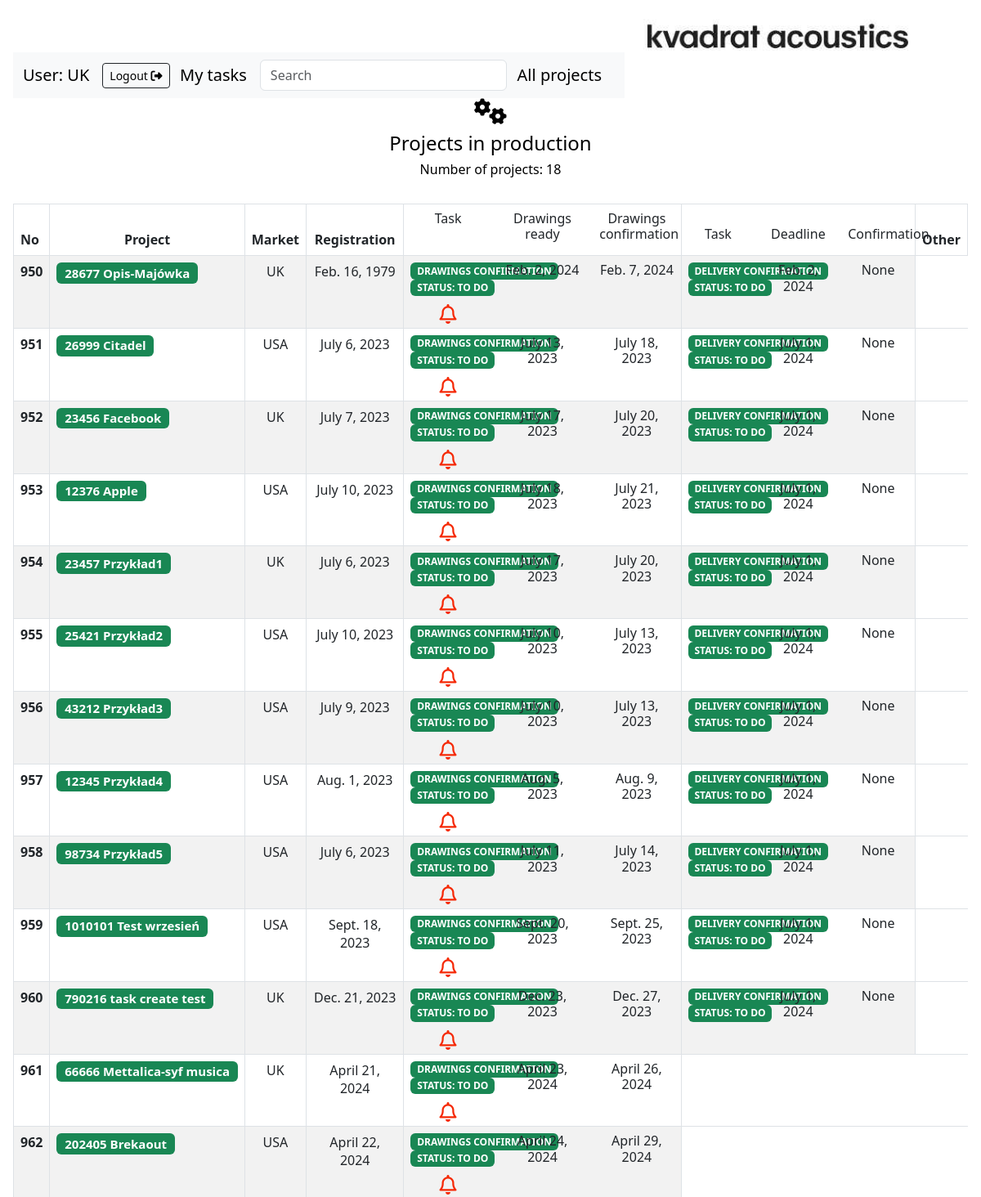
Page /projekty/wszystkie/ (signed in, upper part) on the committed database.
### komunikator/models.py (models this page shows, shortened)
class Projekt(models.Model):
    Numer_IC = models.IntegerField(blank=False, unique=True)
    Nazwa = models.CharField(default='', max_length=20)
    Rynek = models.CharField(default='', max_length=20)
    Opis = models.CharField(default='', max_length=40)
    Rejestracja = models.DateField(default=timezone.now)
    Data_rysunki = models.DateField(default=timezone.now)
    Data_części = models.DateField(default=timezone.now)
    def __str__(self):
        return str(self.Numer_IC) + '  ' + self.Nazwa

class Task(models.Model):
    TODO="TO DO"
    COMPLETED='COMPLETED'
    INPROGRESS='IN-PROGRESS'
    DRAWINGS_CONFIRMATION= 'DRAWINGS CONFIRMATION'
    DELIVERY_CONFIRMATION= 'DELIVERY CONFIRMATION'
    OTHER= 'OTHER'
    CATEGORY_CHOICES = [
        (DRAWINGS_CONFIRMATION, 'DRAWINGS CONFIRMATION'),
        (DELIVERY_CONFIRMATION, 'DELIVERY CONFIRMATION'),
        (OTHER, 'OTHER'),
    ]
    STATUS_CHOICES = [
        (TODO, 'TO DO'),
        (COMPLETED, 'COMPLETED'),
        (INPROGRESS, 'IN-PROGRESS'),
    ]
    category = models.CharField(max_length=50, choices=CATEGORY_CHOICES,null=True,blank=True)
    description = models.TextField(null=True,blank=True)
    projekt = models.ForeignKey(Projekt,null=True,blank=True, on_delete=models.CASCADE, related_name="tasks")
    assignee = models.ForeignKey(User, null=True,blank=True, on_delete=models.SET_NULL)
    date_created = models.DateTimeField(auto_now_add=True)
    due_date = models.DateField(null=True,blank=True)
    status = models.CharField(max_length=50, choices=STATUS_CHOICES,null=True,blank=True,default= TODO)
    confirmation_day = models.DateField(null=True,blank=True)
    class UserResource(resources.ModelResource):
        username = resources.Field()

### komunikator/views.py (the view)
# urls.py: path('wszystkie/', wszystkie_projekty, name="wszystkie_projekty"),
def wszystkie_projekty(request):
        today = date.today()
        if 'q' in request.GET:
            q = request.GET['q']
            multiple_q = Q(Q(Numer_IC__icontains=q) | Q(Opis__icontains=q) | Q(Rynek__icontains=q) | Q(Nazwa__icontains=q))
            projekt = Projekt.objects.filter(multiple_q)
            return render(request, 'projekty.html', {'projekty': projekt})
        else:
            projekt = Projekt.objects.all
            context = {'projekty':projekt,'today':today}
            return render(request, 'projekty.html', context)

### templates/projekty.html (shortened to what this page needs)
{% extends 'glowny.html' %}
{% block strona %}
        {% include 'nav.html' %}
        <div class="row">
            <center><i class="fa-sharp fa-solid fa-gears fa-2xl"></i></center>
        </div>
        <br>
        <center> <h4> Projects in production </h4> </center>
    <center> <h6> Number of projects: {{projekty|length}}</h6> </center>
    <br>
    <table class="table table-striped table-bordered">
        <thead>
           <tr>
             <th scope="col">No</th>
             <th scope="col"><center>Project</center></th>
             <th scope="col"><center>Market</center></th>
             <th scope="col"><center>Registration</center></th>
             <th scope="col"><center></center>
                <div class = "row">
                    <div class="col-md-4">
                        <center> <h6>Task</h6> </center>
                    </div>
                    <div class="col-md-4">
                        <center> <h6>Drawings ready</h6> </center>
                    </div>
                    <div class="col-md-4">
                        <center> <h6>Drawings confirmation</h6> </center>
                    </div>
                </div></th>
            <th scope="col"><center></center>
                <div class = "row">
                    <div class="col-md-4">
                    <center> <h6>Task</h6> </center>
                    </div>
                    <div class="col-md-4">
                        <center> <h6>Deadline</h6> </center>
                    </div>
                    <div class="col-md-4">
                        <center> <h6>Confirmation</h6> </center>
                    </div>
                </div></th>
             <th scope="col"><center>Other</center></th>
           </tr>
        </thead>
    <tbody>
            {% for projekt in projekty %}
                <tr>
                   <th scope="row">{{projekt.id}}</th>
                   <td><h5 class="mb-0"><span class="badge bg-success">{{projekt}}</span></h5>
                    </td>
                   <td><center>{{projekt.Rynek}}</center></td>
                   <td><center>{{projekt.Rejestracja}}</center></td>
                            {% for task in projekt.tasks.all %}
                                    <td>
                                        <div class = "row">
                                            <div class="col-md-4">
                                                <h6 class="mb-0"><span class="badge bg-success">{{task.category}}</span></h6>
                                                <h6 class="mb-0"><span class="badge bg-success">STATUS: {{task.status}}</span></h6>
                                                {% if task.confirmation_day < today %}
                                                    {% if task.status == "TO DO" %}
                                                        <h6 class="border-0 align-center"><center><i class="fa-regular fa-bell fa-shake fa-xl" style="color: #f52905;"></i></center></h6>
                                                        {% endif %}
                                                {% endif %}
                                            </div>
                                            <div class="col-md-4">
                                                <center> <h6>{{task.due_date}}</h6> </center>
                                            </div>
                                            <div class="col-md-4">
                                                <center> <h6>{{task.confirmation_day}}</h6> </center>
                                            </div>
                                        </div></th>
                                    </td>
                            {% endfor %}
                </tr>
            {% endfor %}
    </tbody>
    </table>
{% endblock  %}

### templates/nav.html (shortened to what this page needs)
<form>
<nav class="navbar navbar-expand-lg bg-body-tertiary">
  <div class="container">
  <a class="navbar-brand"> User: {{ user.username }}</a>
  <button type="button" class="btn btn-outline-dark btn-sm"><a href="{% url 'logout' %}">Logout <i class="fa-solid fa-right-from-bracket"></i></button>
  <a class="navbar-brand" href="{% url 'tasks' %}">My tasks</a>
  <div class="collapse navbar-collapse" id="navbarSupportedContent">
    <form class="d-flex" role="search">
      <input class="form-control mr-sm-2" name="q" type="search" placeholder="Search" aria-label="Search">
    </form>
  </div>
  <a class="navbar-brand" href="{% url 'wszystkie_projekty' %}">All projects</a>
  </div>
</nav>
</form>

### komunikator/static/nowy.css (style rules this page uses)
body { padding: 1rem; color: black; }
a { color: black; text-decoration: none; }

### rows in the picture
Projekt: id "950", Numer_IC+Nazwa "28677 Opis-Majówka", Rynek "UK", Rejestracja "Feb. 16, 1979"
Task: category "DRAWINGS CONFIRMATION", status "TO DO", due_date "Feb. 2, 2024", confirmation_day "Feb. 7, 2024"
Task: category "DELIVERY CONFIRMATION", status "TO DO", due_date "Feb. 2, 2024", confirmation_day "None"
Projekt: id "951", Numer_IC+Nazwa "26999 Citadel", Rynek "USA", Rejestracja "July 6, 2023"
Task: category "DRAWINGS CONFIRMATION", status "TO DO", due_date "July 13, 2023", confirmation_day "July 18, 2023"
Task: category "DELIVERY CONFIRMATION", status "TO DO", due_date "July 1, 2024", confirmation_day "None"
Projekt: id "952", Numer_IC+Nazwa "23456 Facebook", Rynek "UK", Rejestracja "July 7, 2023"
Task: category "DRAWINGS CONFIRMATION", status "TO DO", due_date "July 17, 2023", confirmation_day "July 20, 2023"
Task: category "DELIVERY CONFIRMATION", status "TO DO", due_date "July 1, 2024", confirmation_day "None"
Projekt: id "953", Numer_IC+Nazwa "12376 Apple", Rynek "USA", Rejestracja "July 10, 2023"
Task: category "DRAWINGS CONFIRMATION", status "TO DO", due_date "July 18, 2023", confirmation_day "July 21, 2023"
Task: category "DELIVERY CONFIRMATION", status "TO DO", due_date "July 1, 2024", confirmation_day "None"
Projekt: id "954", Numer_IC+Nazwa "23457 Przykład1", Rynek "UK", Rejestracja "July 6, 2023"
Task: category "DRAWINGS CONFIRMATION", status "TO DO", due_date "July 17, 2023", confirmation_day "July 20, 2023"
Task: category "DELIVERY CONFIRMATION", status "TO DO", due_date "July 1, 2024", confirmation_day "None"
Projekt: id "955", Numer_IC+Nazwa "25421 Przykład2", Rynek "USA", Rejestracja "July 10, 2023"
Task: category "DRAWINGS CONFIRMATION", status "TO DO", due_date "July 10, 2023", confirmation_day "July 13, 2023"
Task: category "DELIVERY CONFIRMATION", status "TO DO", due_date "July 1, 2024", confirmation_day "None"
Projekt: id "956", Numer_IC+Nazwa "43212 Przykład3", Rynek "USA", Rejestracja "July 9, 2023"
Task: category "DRAWINGS CONFIRMATION", status "TO DO", due_date "July 10, 2023", confirmation_day "July 13, 2023"
Task: category "DELIVERY CONFIRMATION", status "TO DO", due_date "July 1, 2024", confirmation_day "None"
Projekt: id "957", Numer_IC+Nazwa "12345 Przykład4", Rynek "USA", Rejestracja "Aug. 1, 2023"
Task: category "DRAWINGS CONFIRMATION", status "TO DO", due_date "Aug. 5, 2023", confirmation_day "Aug. 9, 2023"
Task: category "DELIVERY CONFIRMATION", status "TO DO", due_date "July 1, 2024", confirmation_day "None"
Projekt: id "958", Numer_IC+Nazwa "98734 Przykład5", Rynek "USA", Rejestracja "July 6, 2023"
Task: category "DRAWINGS CONFIRMATION", status "TO DO", due_date "July 11, 2023", confirmation_day "July 14, 2023"
Task: category "DELIVERY CONFIRMATION", status "TO DO", due_date "July 1, 2024", confirmation_day "None"
Projekt: id "959", Numer_IC+Nazwa "1010101 Test wrzesień", Rynek "USA", Rejestracja "Sept. 18, 2023"
Task: category "DRAWINGS CONFIRMATION", status "TO DO", due_date "Sept. 20, 2023", confirmation_day "Sept. 25, 2023"
Task: category "DELIVERY CONFIRMATION", status "TO DO", due_date "July 1, 2024", confirmation_day "None"
Projekt: id "960", Numer_IC+Nazwa "790216 task create test", Rynek "UK", Rejestracja "Dec. 21, 2023"
Task: category "DRAWINGS CONFIRMATION", status "TO DO", due_date "Dec. 23, 2023", confirmation_day "Dec. 27, 2023"
Task: category "DELIVERY CONFIRMATION", status "TO DO", due_date "July 1, 2024", confirmation_day "None"
Projekt: id "961", Numer_IC+Nazwa "66666 Mettalica-syf musica", Rynek "UK", Rejestracja "April 21, 2024"
Task: category "DRAWINGS CONFIRMATION", status "TO DO", due_date "April 23, 2024", confirmation_day "April 26, 2024"
Projekt: id "962", Numer_IC+Nazwa "202405 Brekaout", Rynek "USA", Rejestracja "April 22, 2024"
Task: category "DRAWINGS CONFIRMATION", status "TO DO", due_date "April 24, 2024", confirmation_day "April 29, 2024"

### other values in the picture
{{ user.username }} "UK"
{{ projekty|length }} "18"
